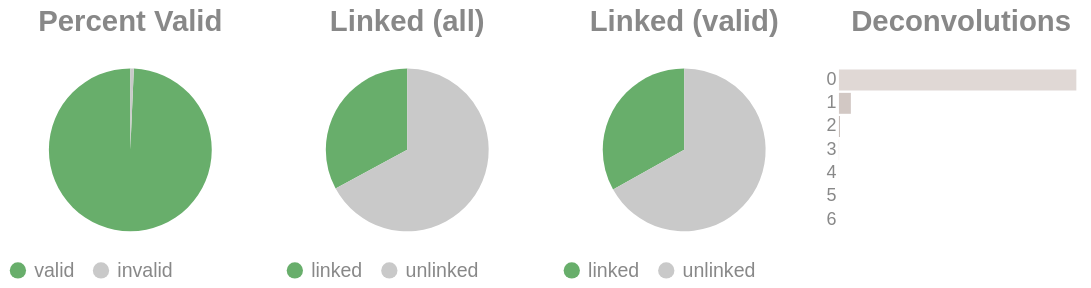

Write notebook code for a chart like this one.
### Code cell
if SKIPLR:
    pass
else:
    clash = Counter()
    for i in valids['molecule'].to_list():
        _mol = i.split("-")
        if len(_mol) == 1:
            clash.update('0')
        else:
            clash.update(_mol[-1])

    _d = {"deconvolutions": [], 'count': []}
    for k,v in clash.items():
        _d['deconvolutions'].append(k)
        _d['count'].append(v)

    tot_valid = valids['reads'].sum()
    mask = valids['reads'] >= 2
    n_linked_reads = valids.filter(mask)['reads'].sum()
    if n_linked_reads == 0:
        print_html("No linked molecules (>=2 reads) were detected; skipping linked-only distributions.")
        SKIPLR = True
    else:
        perc_valid = round(tot_valid / n_reads, 4)
        linked_perc_abs = round(n_linked_reads / n_reads, 4)
        linked_perc = round(n_linked_reads / tot_valid, 4)

    _valid = pl.DataFrame({"valids": ['valid', 'invalid'], "count": [tot_valid, n_reads - tot_valid]})
    _linked_abs = pl.DataFrame({"linked (absolute)": ['linked', 'unlinked'], "count": [n_linked_reads, n_reads - n_linked_reads]})
    _linked_rel = pl.DataFrame({"linked (valids)": ['linked', 'unlinked'], "count": [n_linked_reads, tot_valid - n_linked_reads]})

    (
        alt.hconcat(
            piechart(_valid, goodval = 'valid', title = "Percent Valid"),
            piechart(_linked_abs, goodval = "linked", title =  "Linked (all)"),
            piechart(_linked_rel, goodval = "linked", title =  "Linked (valid)"),
            convolutionbar(pl.DataFrame(_d), title = "Deconvolutions"),
            center = True,
            bounds = 'flush'
        )
        .resolve_scale(color='independent')
        .resolve_legend('independent')
        .properties(usermeta={'embedOptions': {"actions": False}})
    ).display()

### Figure 1 — Vega-Lite specification as saved in the notebook (floating-point values rounded to 4 significant figures)
{"width": "container", "height": 400, "config": {"title": {"anchor": "start", "dy": -15, "fontSize": 18, "color": "#888888", "subtitleColor": "#888888", "subtitleFontSize": 14}, "arc": {"fill": "#0072B2"}, "axis": {"domainColor": "#888888", "domainWidth": 0.5, "gridWidth": 0.2, "grid": false, "titleFontWeight": 400, "titleFontSize": 15, "labelFontSize": 11, "labelColor": "#888888", "tickColor": "#888888", "tickWidth": 0.2, "titleColor": "#888888"}, "axisBand": {"grid": false}, "axisX": {"grid": true, "tickSize": 10, "domainCap": "round"}, "axisY": {"domain": false, "grid": true, "tickSize": 0, "domainCap": "round"}, "background": "transparent", "header": {"labelFontSize": 15, "labelColor": "#888888", "titleFontSize": 15, "titleFontWeight": 600, "titleColor": "#888888"}, "legend": {"labelFont": "sans-serif", "labelFontSize": 12, "labelColor": "#888888", "symbolSize": 100, "symbolType": "circle", "titleFontSize": 12, "titlePadding": 10, "titleColor": "#888888", "title": null}, "range": {"category": ["#E69F00", "#56B4E9", "#009E73", "#F0E442", "#0072B2", "#D55E00", "#CC79A7", "#000000"], "diverging": ["#cfe8f3", "#a2d4ec", "#73bfe2", "#46abdb", "#1696d2", "#12719e"]}, "area": {"fill": "#0072B2", "fillOpacity": 0.7, "line": true, "strokeOpacity": 0.7}, "line": {"color": "#0072B2", "stroke": "#0072B2", "strokeWidth": 2}, "trail": {"color": "#0072B2", "stroke": "#0072B2", "strokeWidth": 0, "size": 1}, "point": {"filled": true, "fillOpacity": 1.0, "size": 95}, "text": {"color": "#888888", "fontSize": 11, "align": "right", "fontWeight": 400, "size": 11}, "bar": {"fill": "#0072B2", "stroke": null}, "view": {"stroke": null, "continuousWidth": 660, "continuousHeight": 400}}, "hconcat": [{"data": {"name": "data-7af153ed043f804f04a1fdabb0598d26"}, "mark": {"type": "arc"}, "encoding": {"color": {"field": "valids", "legend": {"orient": "bottom", "title": null}, "scale": {"domain": ["valid", "invalid"], "range": ["#68ae6b", "#C9C9C9"]}, "title": "Valids", "type": "nominal"}, "theta": {"field": "count", "type": "quantitative"}, "tooltip": [{"field": "valids", "title": "Valids", "type": "ordinal"}, {"field": "percent", "format": ".2%", "title": "Percent", "type": "quantitative"}, {"field": "count", "title": "Count", "type": "quantitative"}]}, "height": 100, "title": {"text": "Percent Valid", "align": "center", "anchor": "middle"}, "transform": [{"calculate": "datum.count / 8371193", "as": "percent"}], "width": 150}, {"data": {"name": "data-9ffb49d8abd18222e364ce1eda97d656"}, "mark": {"type": "arc"}, "encoding": {"color": {"field": "linked (absolute)", "legend": {"orient": "bottom", "title": null}, "scale": {"domain": ["linked", "unlinked"], "range": ["#68ae6b", "#C9C9C9"]}, "title": "Linked (Absolute)", "type": "nominal"}, "theta": {"field": "count", "type": "quantitative"}, "tooltip": [{"field": "linked (absolute)", "title": "Linked (Absolute)", "type": "ordinal"}, {"field": "percent", "format": ".2%", "title": "Percent", "type": "quantitative"}, {"field": "count", "title": "Count", "type": "quantitative"}]}, "height": 100, "title": {"text": "Linked (all)", "align": "center", "anchor": "middle"}, "transform": [{"calculate": "datum.count / 8371193", "as": "percent"}], "width": 150}, {"data": {"name": "data-0156e37c559b9785f19ce36f301d2114"}, "mark": {"type": "arc"}, "encoding": {"color": {"field": "linked (valids)", "legend": {"orient": "bottom", "title": null}, "scale": {"domain": ["linked", "unlinked"], "range": ["#68ae6b", "#C9C9C9"]}, "title": "Linked (Valids)", "type": "nominal"}, "theta": {"field": "count", "type": "quantitative"}, "tooltip": [{"field": "linked (valids)", "title": "Linked (Valids)", "type": "ordinal"}, {"field": "percent", "format": ".2%", "title": "Percent", "type": "quantitative"}, {"field": "count", "title": "Count", "type": "quantitative"}]}, "height": 100, "title": {"text": "Linked (valid)", "align": "center", "anchor": "middle"}, "transform": [{"calculate": "datum.count / 8313369", "as": "percent"}], "width": 150}, {"data": {"name": "data-1d10b62397d3ce0caed0d631e7c14253"}, "mark": {"type": "bar"}, "encoding": {"color": {"field": "deconvolutions", "legend": null, "scale": {"scheme": "lightgreyred"}, "type": "nominal"}, "tooltip": [{"field": "deconvolutions", "title": "Deconvolutions", "type": "ordinal"}, {"field": "percent", "format": ".2%", "title": "Percent", "type": "quantitative"}, {"field": "count", "title": "Count", "type": "quantitative"}], "x": {"axis": null, "field": "count", "type": "quantitative"}, "y": {"field": "deconvolutions", "sort": "ascending", "title": null, "type": "nominal"}}, "height": 100, "title": {"text": "Deconvolutions", "align": "center", "anchor": "middle"}, "transform": [{"calculate": "datum.count / 6661341", "as": "percent"}], "width": 150}], "bounds": "flush", "center": true, "resolve": {"legend": {"angle": "independent"}, "scale": {"color": "independent"}}, "usermeta": {"embedOptions": {"actions": false}}, "$schema": "https://vega.github.io/schema/vega-lite/v6.1.0.json", "datasets": {"data-7af153ed043f804f04a1fdabb0598d26": [{"valids": "valid", "count": 8313369}, {"valids": "invalid", "count": 57824}], "data-9ffb49d8abd18222e364ce1eda97d656": [{"linked (absolute)": "linked", "count": 2752996}, {"linked (absolute)": "unlinked", "count": 5618197}], "data-0156e37c559b9785f19ce36f301d2114": [{"linked (valids)": "linked", "count": 2752996}, {"linked (valids)": "unlinked", "count": 5560373}], "data-1d10b62397d3ce0caed0d631e7c14253": [{"deconvolutions": "0", "count": 6315372}, {"deconvolutions": "1", "count": 317253}, {"deconvolutions": "2", "count": 25783}, {"deconvolutions": "3", "count": 2615}, {"deconvolutions": "4", "count": 289}, {"deconvolutions": "5", "count": 25}, {"deconvolutions": "6", "count": 4}]}}
